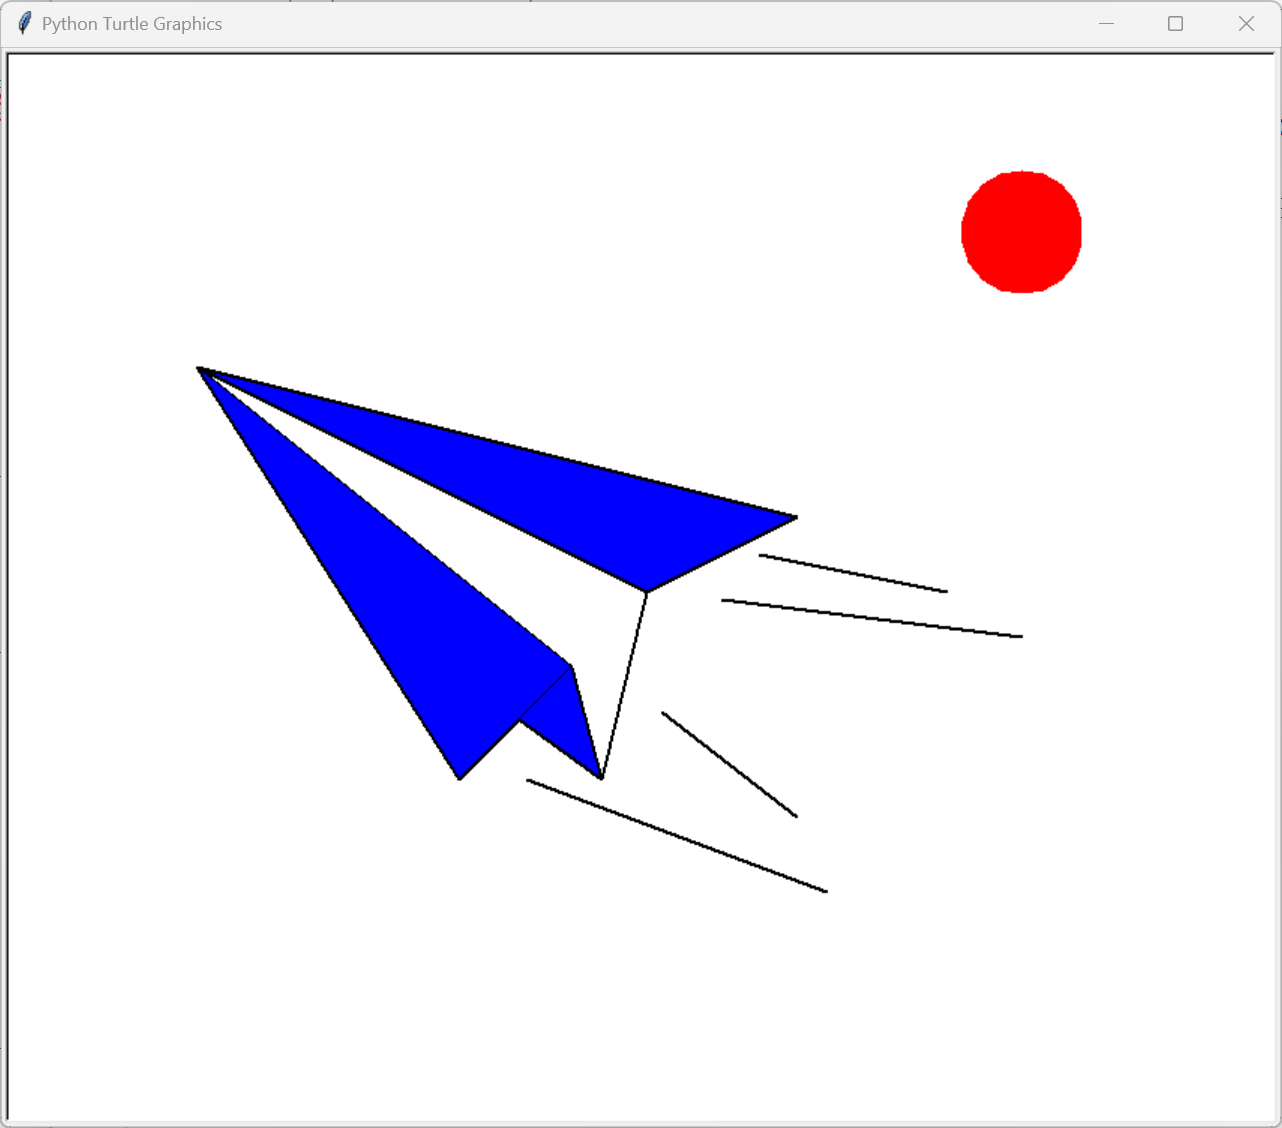

This chart was generated by the following Python code:
import turtle as t
t.speed(100)
t.hideturtle()
t.pensize(2)
d1=[-300,150]
d2=[-125]
d3=[-50]
d4=[-30]
d5=[0]
d6=[100,50]
d8=[-85]
#尾线坐标
x=[-80,120,10,100,50,250,75,200]
y=[-200,-80,-150,-5,-30,25,0]
def g(x1,y1):
    t.goto(x1,y1)
def yd(x2,y2,x3,y3):
    t.penup()
    g(x2,y2)
    t.pendown()
    g(x3,y3)
#右边翅膀
t.color("black","blue")
t.begin_fill()
g(d6[0],d6[1])
g(d1[0],d1[1])
g(d5[0],d5[0])#(0,0)
t.end_fill()
#左边翅膀
g(d4[0],d2[0])
g(d3[0],d3[0])
g(d1[0],d1[1])#(-300,150)
t.color("black","blue")
t.begin_fill()
g(d2[0],d2[0])
g(d3[0],d3[0])#(-50,-50)
t.end_fill()
t.begin_fill()
g(d4[0],d2[0])
g(d8[0],d8[0])
t.end_fill()
yd(x[0],d2[0],x[1],y[0])
yd(x[2],y[1],x[3],y[2])
yd(x[4],y[3],x[5],y[4])
yd(x[6],y[5],x[7],y[6])
t.color("red")
t.begin_fill()
yd(250,200,250,200)
t.circle(40)
t.end_fill()
